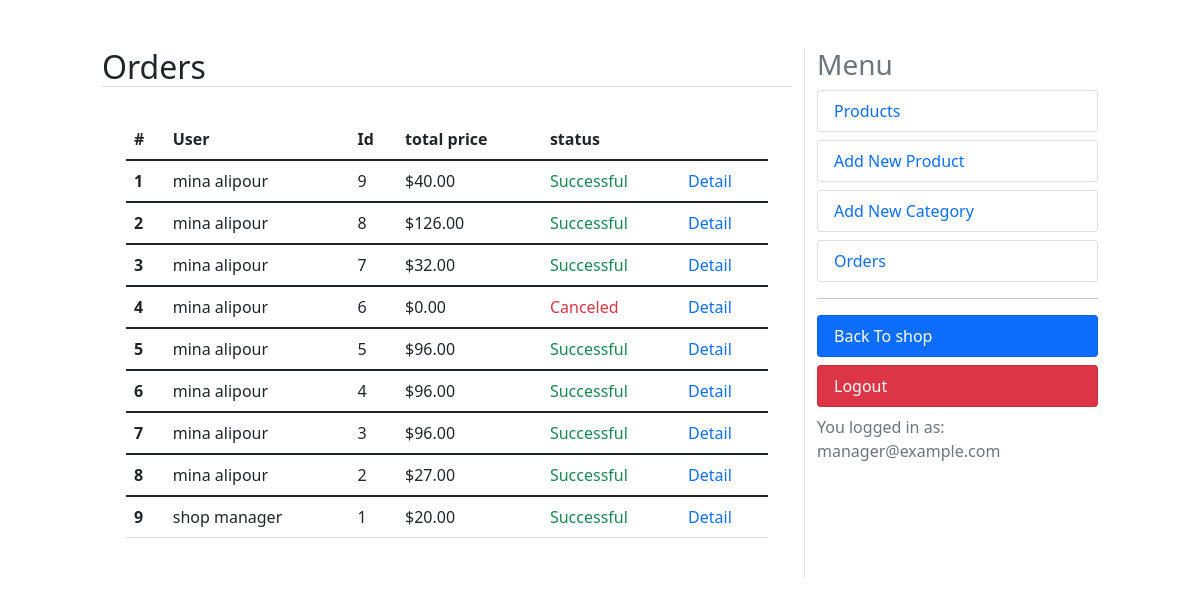
Before: /dashboard/orders (signed in) with the older database file.
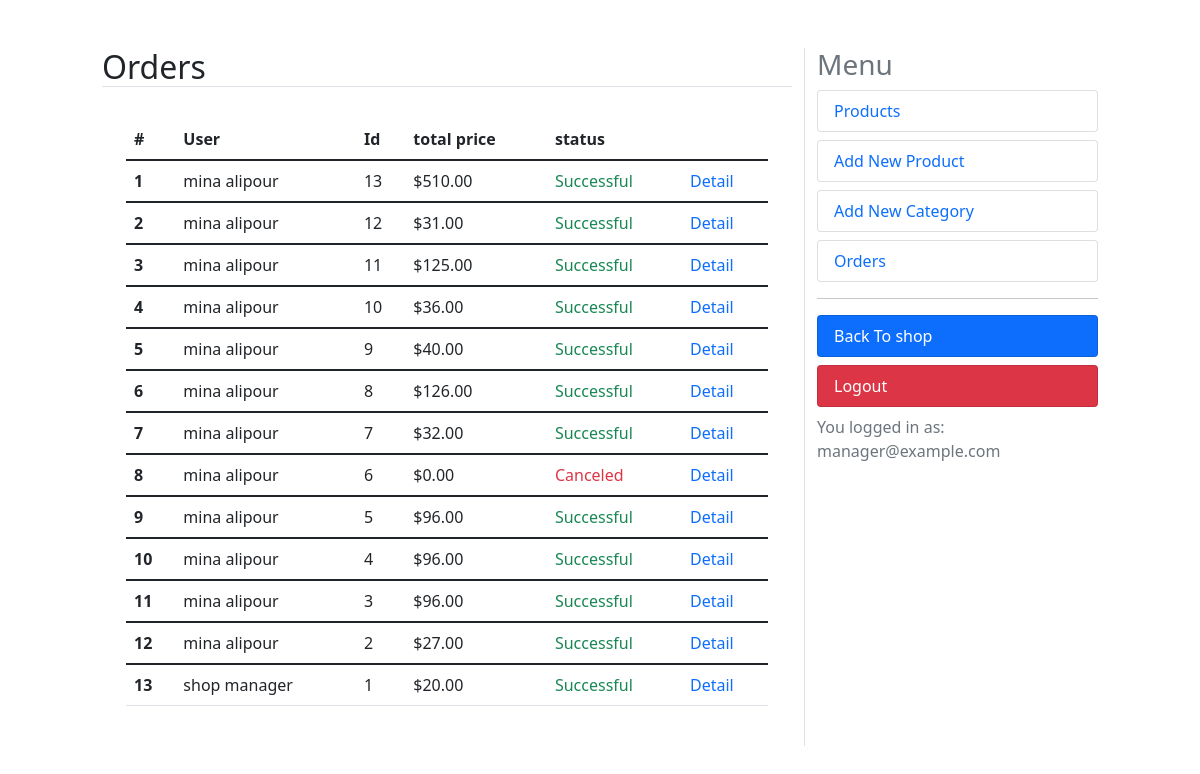
After: the same page with the newer database file.
### orders/models.py (models this page shows, shortened)
class Order(models.Model):
    user = models.ForeignKey(User, on_delete=models.CASCADE, related_name='orders')
    created = models.DateTimeField(auto_now_add=True)
    updated = models.DateTimeField(auto_now=True)
    status = models.BooleanField(default=False)
    shipping_price = models.DecimalField(max_digits=10, decimal_places=2, default=0)
    class Meta:
        ordering = ('-created',)
    @property
    def get_total_price(self):
        total_product_price = sum(item.get_cost() for item in self.items.all())
        return total_product_price + self.shipping_price

class OrderItem(models.Model):
    order = models.ForeignKey(Order, on_delete=models.CASCADE, related_name='items')
    product = models.ForeignKey(Product, on_delete=models.CASCADE, related_name='order_items')
    price = models.IntegerField()
    quantity = models.SmallIntegerField(default=1)
    def get_cost(self):
        return self.price * self.quantity

### accounts/models.py (models this page shows, shortened)
class User(AbstractBaseUser):
    email = models.EmailField(verbose_name='email address', max_length=255, unique=True)
    full_name = models.CharField(max_length=100)
    is_active = models.BooleanField(default=True)
    is_admin = models.BooleanField(default=False)
    is_manager = models.BooleanField(default=False)  # New field for manager role
    likes = models.ManyToManyField(Product, blank=True, related_name='likes')  # Assuming Product model exists
    objects = UserManager()
    USERNAME_FIELD = 'email'
    REQUIRED_FIELDS = ['full_name']

### dashboard/views.py (the view)
# urls.py: path('orders', views.orders, name='orders'),
@user_passes_test(is_manager)
@login_required
def orders(request):
    orders = Order.objects.all()
    context = {'title':'Orders', 'orders':orders}
    return render(request, 'orders.html', context)

### cart/utils/cart.py (called while the page is built)
    def __iter__(self):
        product_ids = self.cart.keys()
        products = Product.objects.filter(id__in=product_ids)
        cart = self.cart.copy()
        for product in products:
            cart[str(product.id)]['product'] = product
        for item in cart.values():
            item['total_price'] = int(item['price']) * int(item['quantity'])
            yield item

    def add_cart_session(self):
        cart = self.session.get(CART_SESSION_ID)
        if not cart:
            cart = self.session[CART_SESSION_ID] = {}
        return cart

### dashboard/views.py (called while the page is built)
def is_manager(user):
    try:
        if not user.is_manager:
            raise Http404
        return True
    except:
        raise Http404

### sparkle/context_processors.py (called while the page is built)
def return_cart(request):
    cart = len(list(Cart(request)))
    return {'cart_count': cart}

def return_categories(request):
    categories = Category.objects.all()
    return {'categories': categories}

### dashboard/templates/orders.html
{% extends "dashboard.html" %}
{% block content %}
<table class="table">
    <thead class="thead-dark">
      <tr>
        <th scope="col">#</th>
        <th scope="col">User</th>
        <th scope="col">Id</th>
        <th scope="col">total price</th>
        <th scope="col">status</th>
        <th scope="col"></th>
      </tr>
    </thead>
    {% for order in orders %}
    <tbody>
      <tr>
        <th scope="row">{{ forloop.counter }}</th>
        <td>{{ order.user.full_name }}</td>
        <td>{{ order.id }}</td>
        <td>${{ order.get_total_price }}</td>
        {% if order.status %}
            <td class="text-success">Successful</td>
        {% else %}
            <td class="text-danger">Canceled</td>
        {% endif %}
        <td><a href="{% url 'dashboard:order_detail' order.id %}" class="text-primary text-decoration-none">Detail</a></td>
      </tr>
    </tbody>
    {% endfor %}
  </table>
{% endblock %}

Changed rows visible on the page:
added Order: user.full_name "mina alipour", id "13", get_total_price "510.00", status "Successful"
added Order: user.full_name "mina alipour", id "12", get_total_price "31.00", status "Successful"
added Order: user.full_name "mina alipour", id "11", get_total_price "125.00", status "Successful"
added Order: user.full_name "mina alipour", id "10", get_total_price "36.00", status "Successful"
